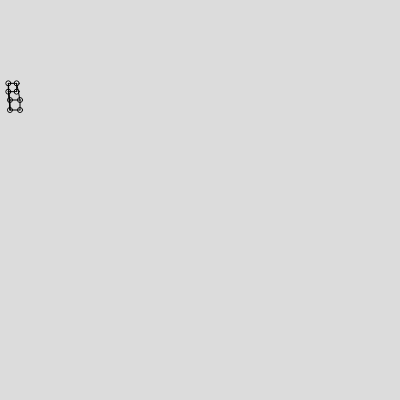
Frame 1 (no input)
Frame 60 (no input): identical to frame 1, image omitted
Frame 120 (the mouse pressed at the canvas centre since frame 60): identical to frame 1, image omitted

The p5.js sketch that drew this single still picture (run headless with seeded random() and noise() and a simulated clock; from frame 60 on, the mouse is pressed at the canvas centre):

// p5.js sketch
// ── sketch.js
cs = -50;

px1 = 20;
py1 = 200;
pz1 = -100;

px2 = 40;
py2 = 200;
pz2 = -100;

px3 = 40;
py3 = 220;
pz3 = -100;

px4 = 20;
py4 = 220;
pz4 = -100;

px5 = 20;
py5 = 200;
pz5 = -120;

px6 = 40;
py6 = 200;
pz6 = -120;

px7 = 40;
py7 = 220;
pz7 = -120;

px8 = 20;
py8 = 220;
pz8 = -120;

speed = 0;

function setup() 
{
  createCanvas(400, 400);
}

function draw() 
{
  background(220);

  xs1 = (px1 * cs) / pz1;
  ys1 = (py1 * cs) / pz1;
  circle(xs1,ys1,5);

  xs2 = (px2 * cs) / pz2;
  ys2 = (py2 * cs) / pz2;
  circle(xs2,ys2,5);

  xs3 = (px3 * cs) / pz3;
  ys3 = (py3 * cs) / pz3;
  circle(xs3,ys3,5);

  xs4 = (px4 * cs) / pz4;
  ys4 = (py4 * cs) / pz4;
  circle(xs4,ys4,5);

  xs5 = (px5 * cs) / pz5;
  ys5 = (py5 * cs) / pz5;
  circle(xs5,ys5,5);

  xs6 = (px6 * cs) / pz6;
  ys6 = (py6 * cs) / pz6;
  circle(xs6,ys6,5);

  xs7 = (px7 * cs) / pz7;
  ys7 = (py7 * cs) / pz7;
  circle(xs7,ys7,5);

  xs8 = (px8 * cs) / pz8;
  ys8 = (py8 * cs) / pz8;
  circle(xs8,ys8,5);

  pz1 = pz1 + speed;
  pz2 = pz2 + speed;
  pz3 = pz3 + speed;
  pz4 = pz4 + speed;
  pz5 = pz5 + speed;
  pz6 = pz6 + speed;
  pz7 = pz7 + speed;
  pz8 = pz8 + speed;

  line(xs1,ys1,xs2,ys2);
  line(xs1,ys1,xs4,ys4);
  line(xs4,ys4,xs3,ys3);
  line(xs3,ys3,xs2,ys2);
  line(xs1,ys1,xs8,ys8); //fejl
  line(xs7,ys7,xs6,ys6);
  line(xs6,ys6,xs5,ys5);
  line(xs6,ys6,xs2,ys2);
  line(xs5,ys5,xs4,ys4); //fejl
  line(xs8,ys8,xs7,ys7);
  line(xs8,ys8,xs5,ys5);
  line(xs8,ys8,xs4,ys4);
}
